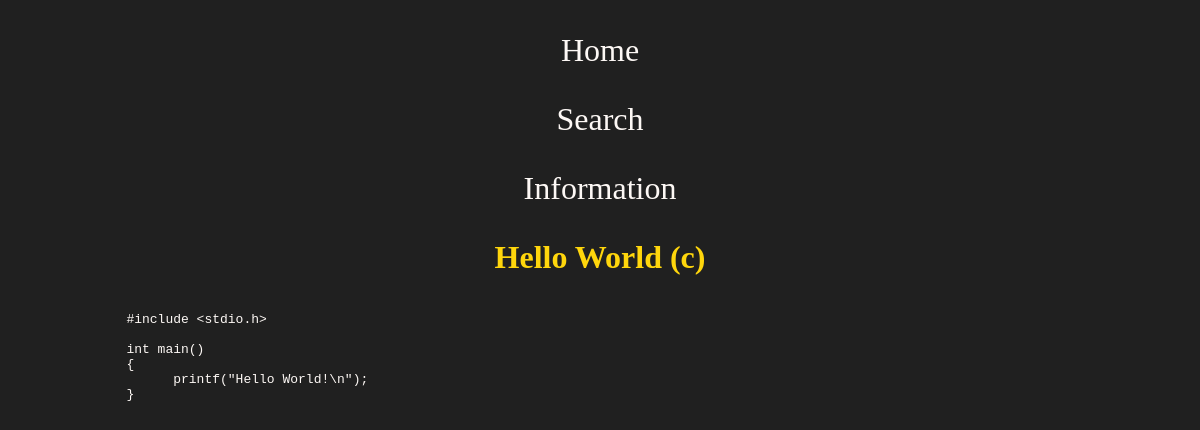
Page /view/1 on the earlier database version.
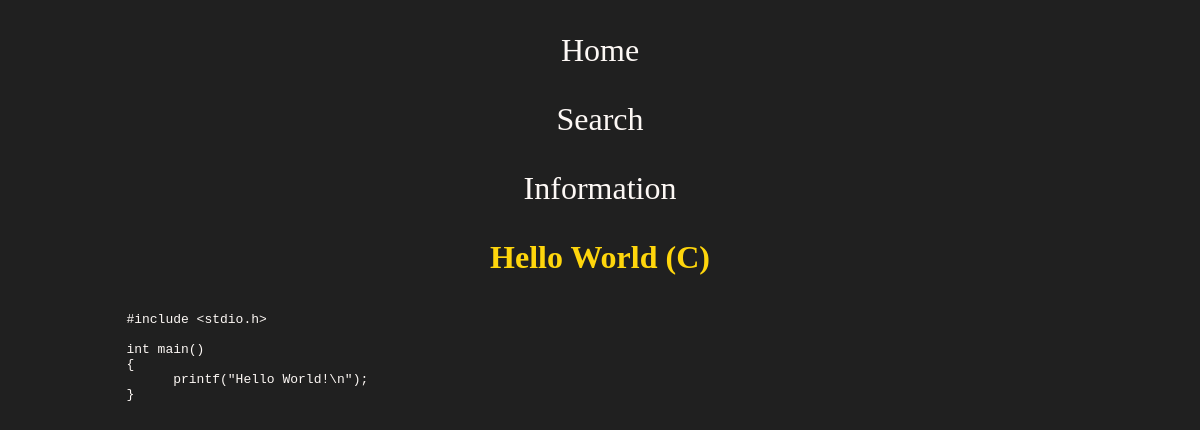
Same page on the later database version.
### app.py (models this page shows)
@dataclass
class Post(db.Model):
    id: int
    title: str
    content: str
    language: str
    date_created: date
    id = db.Column(db.Integer, primary_key=True)
    title = db.Column(db.String(50), nullable=False)
    content = db.Column(db.String(500), nullable=False)
    language = db.Column(db.String(50), nullable=False)
    date_created = db.Column(db.DateTime, default=datetime.now(timezone.utc))

### app.py (the view)
@app.route('/view/<int:id>')
def view(id):
    snippet = Post.query.get_or_404(id)
    return render_template('view.html', snippet=snippet)

### templates/view.html (shortened to what this page needs)
{% extends "base.html" %}
{% block body %}
<h1 style="color: var(--yellow)"> {{ snippet.title }} ({{ snippet.language }}) </h1>
<p>
    <pre>
        <code class="centered-block" style="text-align: left; width: 80%">{{ snippet.content }}</code>
    </pre>
</p>
{% endblock %}

Differences in the rows shown:
changed Post "Hello World": language "c" → "C"
